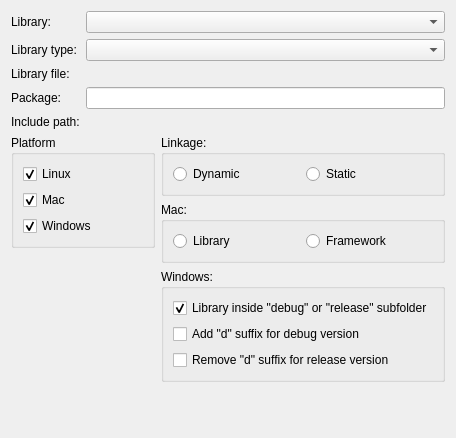
<?xml version="1.0" encoding="UTF-8"?>
<ui version="4.0">
 <class>QmakeProjectManager::Internal::LibraryDetailsWidget</class>
 <widget class="QWidget" name="QmakeProjectManager::Internal::LibraryDetailsWidget">
  <property name="geometry">
   <rect>
    <x>0</x>
    <y>0</y>
    <width>456</width>
    <height>438</height>
   </rect>
  </property>
  <layout class="QGridLayout" name="gridLayout_2">
   <property name="sizeConstraint">
    <enum>QLayout::SetMinimumSize</enum>
   </property>
   <item row="0" column="0" colspan="2">
    <layout class="QGridLayout" name="gridLayout">
     <item row="2" column="0">
      <widget class="QLabel" name="libraryFileLabel">
       <property name="text">
        <string>Library file:</string>
       </property>
      </widget>
     </item>
     <item row="0" column="0">
      <widget class="QLabel" name="libraryLabel">
       <property name="text">
        <string>Library:</string>
       </property>
      </widget>
     </item>
     <item row="4" column="0">
      <widget class="QLabel" name="includeLabel">
       <property name="text">
        <string>Include path:</string>
       </property>
      </widget>
     </item>
     <item row="4" column="1">
      <widget class="Utils::PathChooser" name="includePathChooser" native="true"/>
     </item>
     <item row="3" column="1">
      <widget class="QLineEdit" name="packageLineEdit"/>
     </item>
     <item row="3" column="0">
      <widget class="QLabel" name="packageLabel">
       <property name="text">
        <string>Package:</string>
       </property>
      </widget>
     </item>
     <item row="2" column="1">
      <widget class="Utils::PathChooser" name="libraryPathChooser" native="true"/>
     </item>
     <item row="0" column="1">
      <widget class="QComboBox" name="libraryComboBox"/>
     </item>
     <item row="1" column="0">
      <widget class="QLabel" name="libraryTypeLabel">
       <property name="text">
        <string>Library type:</string>
       </property>
      </widget>
     </item>
     <item row="1" column="1">
      <widget class="QComboBox" name="libraryTypeComboBox"/>
     </item>
    </layout>
   </item>
   <item row="1" column="0">
    <layout class="QVBoxLayout" name="verticalLayout_3">
     <item>
      <widget class="QGroupBox" name="platformGroupBox">
       <property name="title">
        <string>Platform</string>
       </property>
       <property name="flat">
        <bool>true</bool>
       </property>
       <layout class="QVBoxLayout" name="verticalLayout">
        <item>
         <widget class="QCheckBox" name="linCheckBox">
          <property name="text">
           <string>Linux</string>
          </property>
          <property name="checked">
           <bool>true</bool>
          </property>
         </widget>
        </item>
        <item>
         <widget class="QCheckBox" name="macCheckBox">
          <property name="text">
           <string>Mac</string>
          </property>
          <property name="checked">
           <bool>true</bool>
          </property>
         </widget>
        </item>
        <item>
         <widget class="QCheckBox" name="winCheckBox">
          <property name="text">
           <string>Windows</string>
          </property>
          <property name="checked">
           <bool>true</bool>
          </property>
         </widget>
        </item>
       </layout>
      </widget>
     </item>
     <item>
      <spacer name="verticalSpacer_2">
       <property name="orientation">
        <enum>Qt::Vertical</enum>
       </property>
       <property name="sizeHint" stdset="0">
        <size>
         <width>20</width>
         <height>0</height>
        </size>
       </property>
      </spacer>
     </item>
    </layout>
   </item>
   <item row="1" column="1">
    <layout class="QVBoxLayout" name="detailsLayout">
     <property name="sizeConstraint">
      <enum>QLayout::SetMinimumSize</enum>
     </property>
     <item>
      <widget class="QGroupBox" name="linkageGroupBox">
       <property name="title">
        <string>Linkage:</string>
       </property>
       <property name="flat">
        <bool>true</bool>
       </property>
       <layout class="QHBoxLayout" name="horizontalLayout_2">
        <item>
         <widget class="QRadioButton" name="dynamicRadio">
          <property name="text">
           <string>Dynamic</string>
          </property>
         </widget>
        </item>
        <item>
         <widget class="QRadioButton" name="staticRadio">
          <property name="text">
           <string>Static</string>
          </property>
         </widget>
        </item>
       </layout>
      </widget>
     </item>
     <item>
      <widget class="QGroupBox" name="macGroupBox">
       <property name="title">
        <string>Mac:</string>
       </property>
       <property name="flat">
        <bool>true</bool>
       </property>
       <layout class="QHBoxLayout" name="horizontalLayout">
        <item>
         <widget class="QRadioButton" name="libraryRadio">
          <property name="text">
           <string>Library</string>
          </property>
         </widget>
        </item>
        <item>
         <widget class="QRadioButton" name="frameworkRadio">
          <property name="text">
           <string>Framework</string>
          </property>
         </widget>
        </item>
       </layout>
      </widget>
     </item>
     <item>
      <widget class="QGroupBox" name="winGroupBox">
       <property name="title">
        <string>Windows:</string>
       </property>
       <property name="flat">
        <bool>true</bool>
       </property>
       <layout class="QVBoxLayout" name="verticalLayout_2">
        <item>
         <widget class="QCheckBox" name="useSubfoldersCheckBox">
          <property name="text">
           <string>Library inside &quot;debug&quot; or &quot;release&quot; subfolder</string>
          </property>
          <property name="checked">
           <bool>true</bool>
          </property>
         </widget>
        </item>
        <item>
         <widget class="QCheckBox" name="addSuffixCheckBox">
          <property name="text">
           <string>Add &quot;d&quot; suffix for debug version</string>
          </property>
         </widget>
        </item>
        <item>
         <widget class="QCheckBox" name="removeSuffixCheckBox">
          <property name="text">
           <string>Remove &quot;d&quot; suffix for release version</string>
          </property>
         </widget>
        </item>
       </layout>
      </widget>
     </item>
     <item>
      <spacer name="verticalSpacer">
       <property name="orientation">
        <enum>Qt::Vertical</enum>
       </property>
       <property name="sizeHint" stdset="0">
        <size>
         <width>17</width>
         <height>0</height>
        </size>
       </property>
      </spacer>
     </item>
    </layout>
   </item>
   <item row="2" column="0" colspan="2">
    <spacer name="verticalSpacer_3">
     <property name="orientation">
      <enum>Qt::Vertical</enum>
     </property>
     <property name="sizeHint" stdset="0">
      <size>
       <width>20</width>
       <height>55</height>
      </size>
     </property>
    </spacer>
   </item>
  </layout>
 </widget>
 <customwidgets>
  <customwidget>
   <class>Utils::PathChooser</class>
   <extends>QWidget</extends>
   <header location="global">utils/pathchooser.h</header>
   <container>1</container>
  </customwidget>
 </customwidgets>
 <resources/>
 <connections/>
</ui>
